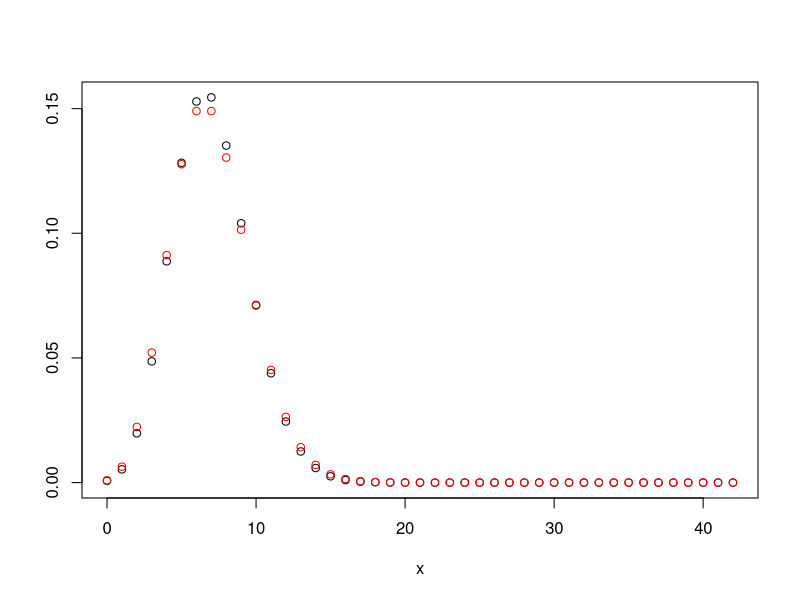

Generate this figure with R:
lambda <- 7
n <- 100
x <- 0:(6*lambda)
plot(x, dbinom(x, size = n, prob = lambda/n), ylab = "")
points(x, dpois(x, lambda), col = "red")
